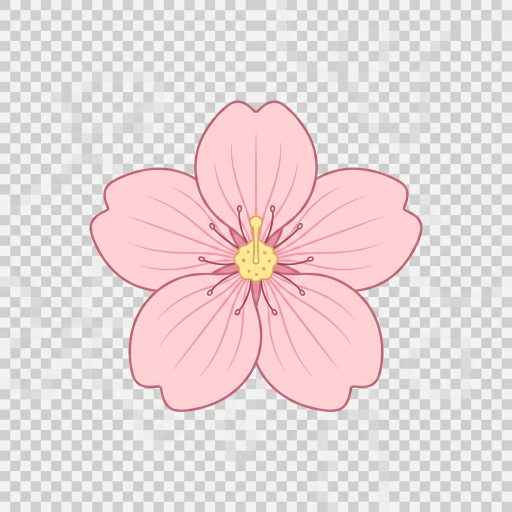
#> input picture scripts/orig_backup/blossom-pink.png, 1024 x 1024 px, given in place of g_spring.png, which was not available (shown at 1/2 size)
$ python chroma_key.py
#> lines starting #> are read from the running program, lines starting #| are printed output that depends on the picture; after the words box and inside, x2 and y2 are one past the last pixel; in counts of white or black regions, pixels touching at a corner belong together; pictures that were not available may be replaced by others from this repository, and a replacement may not be noted
import sys
import numpy as np
from PIL import Image

def key(inp, outp):
#> called with inp = '/tmp/g_spring.png', outp = '/app/frontend/public/spring-decor.png'
    im = Image.open(inp).convert("RGBA")
    a = np.asarray(im).astype(np.int16)
    r, g, b = a[..., 0], a[..., 1], a[..., 2]
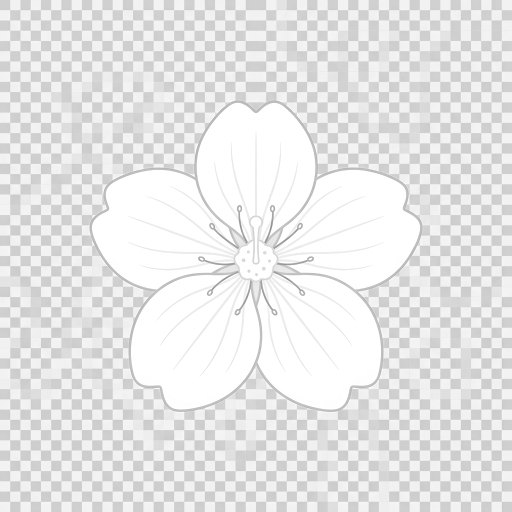
#> r: shape (1024, 1024) int16 (shown at 1/2 size); min 137, max 255, mean 230.6
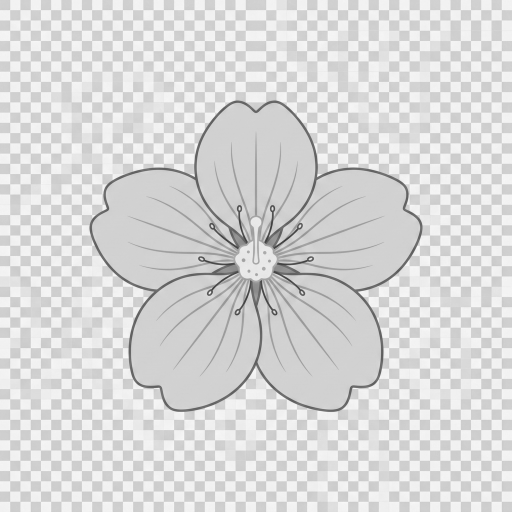
#> g: shape (1024, 1024) int16 (shown at 1/2 size); min 56, max 254, mean 217.2
    greenness = g - np.maximum(r, b)
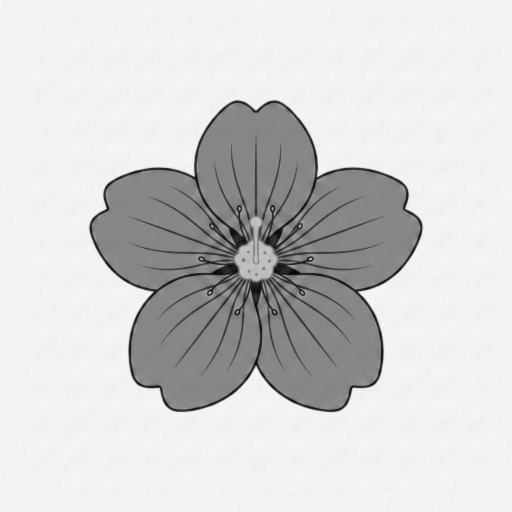
#> greenness: shape (1024, 1024) int16 (shown at 1/2 size); min -103, max 5, mean -13.56; drawn with min black and max white
    alpha = a[..., 3].astype(np.float32)
#> alpha: shape (1024, 1024) float32; every value is 255
    # full background
    alpha[(greenness > 45) & (g > 80)] = 0
    # soft edge band
    soft = (greenness > 18) & (greenness <= 45)
#> soft: shape (1024, 1024) bool; every value is 0
    alpha[soft] = alpha[soft] * (45 - greenness[soft]) / 27.0
    alpha = alpha.clip(0, 255)
    # despill: clamp green channel on kept pixels
    mx = np.maximum(r, b)
    keep = alpha > 0
#> keep: shape (1024, 1024) bool; every value is 1
    spill = keep & (g > mx)
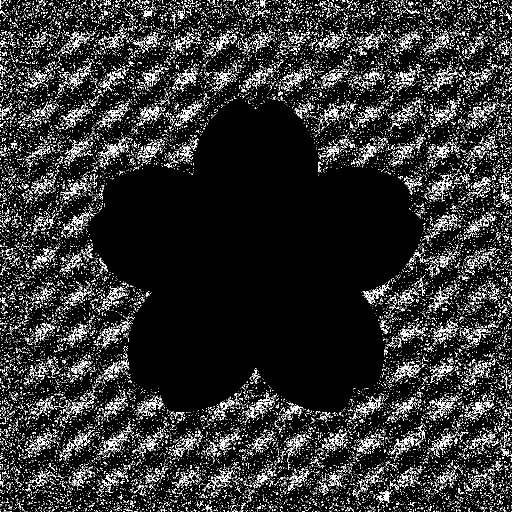
#> spill: shape (1024, 1024) bool (shown at 1/2 size); 11.5% white in thin lines or dots
    g2 = g.copy()
    g2[spill] = mx[spill]
#> g2: shape (1024, 1024) int16; 11.52% of pixels changed, all inside (x1, y1, x2, y2) = (0, 0, 1024, 1024)
    out = np.stack([r, g2, b, alpha.astype(np.int16)], axis=-1).clip(0, 255).astype(np.uint8)
    im2 = Image.fromarray(out, "RGBA")
    a0 = int((out[..., 3] < 10).sum())
#> a0 = 0
    h, w = out.shape[:2]
#> h = 1024; w = 1024
    im2.save(outp)
    print("KEYED", outp, "transp%%=%.1f" % (100 * a0 / (w * h)), flush=True)
#| KEYED /app/frontend/public/spring-decor.png transp%=0.0

if __name__ == "__main__":
    pairs = [
        ("/tmp/g_spring.png", "/app/frontend/public/spring-decor.png"),
        ("/tmp/g_summer.png", "/app/frontend/public/summer-decor.png"),
        ("/tmp/g_pump.png", "/app/frontend/public/fall-pumpkins.png"),
        ("/tmp/g_jack.png", "/app/frontend/public/fall-jackolanterns.png"),
    ]
    for i, o in pairs:
        key(i, o)
#> pass 2 of the loop `for i, o in pairs:`:
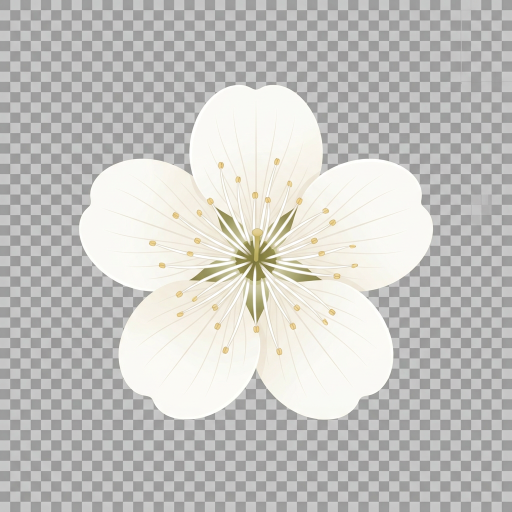
#> input picture scripts/orig_backup/blossom-white.png, 1024 x 1024 px, given in place of g_summer.png, which was not available (shown at 1/2 size)
#> in key (call 2), `greenness = g - np.maximum(r, b)`:
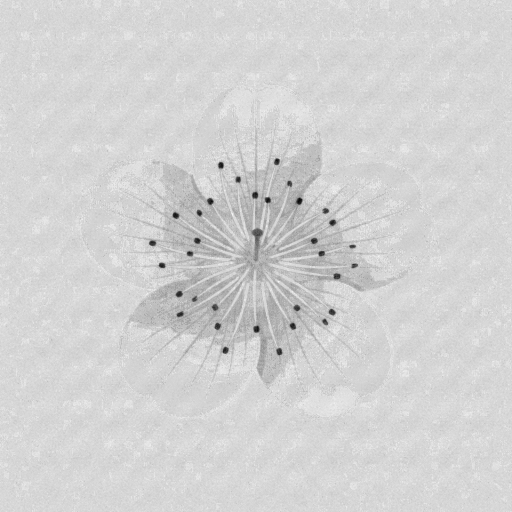
#> greenness: shape (1024, 1024) int16 (shown at 1/2 size); min -34, max 6, mean -0.952; drawn with min black and max white
#> in key (call 2), `spill = keep & (g > mx)`:
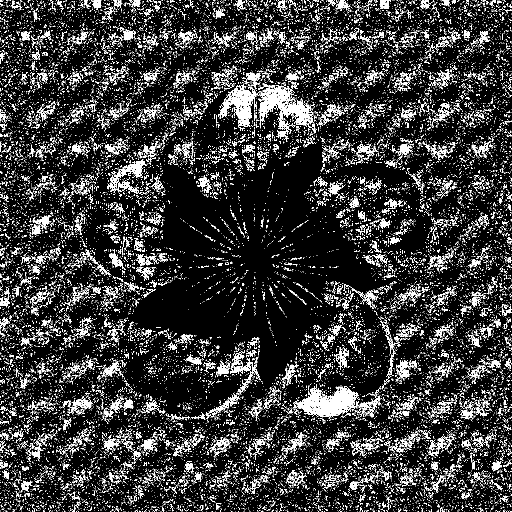
#> spill: shape (1024, 1024) bool (shown at 1/2 size); 15.2% white in thin lines or dots
#> g2: shape (1024, 1024) int16; min 111, max 255, mean 196
#| KEYED /app/frontend/public/summer-decor.png transp%=0.0
#> (the run stopped early here; a loop or call above may not have finished)
